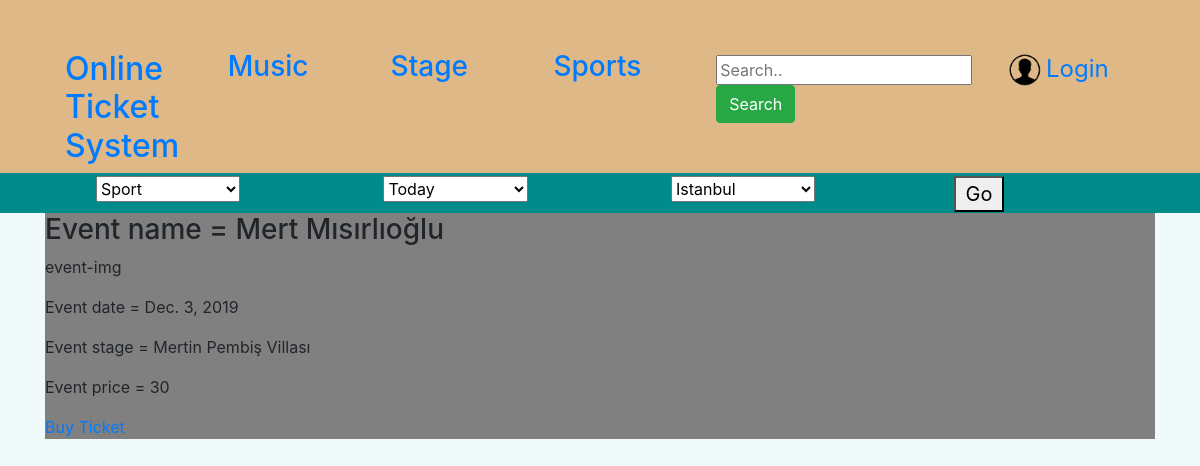
Screenshot of /event/3/preview with the database file from the repository.
### website/models.py (models this page shows, shortened)
class Event(models.Model):
    TYPE = (
        ('C', 'Concert'),
        ('T', 'Theatre'),
        ('S', 'Sports')
    )
    name = models.CharField(max_length=50)
    stage = models.ForeignKey(Stage, on_delete=models.CASCADE)
    owner = models.ForeignKey(UserProfile, on_delete=models.CASCADE, null=True)
    date = models.DateField()
    quota = models.IntegerField()
    price = models.IntegerField()
    type = models.CharField(max_length=1, choices=TYPE)
    isAvailable = models.BooleanField(default=False)
    isAccepted = models.BooleanField(default=False)
    rules = models.CharField(max_length=500)
    img = models.URLField(null=True, blank=True)
    def get_buy_ticket_url(self):
        return f"/event/{self.pk}/buy"

class Stage(models.Model):
    place = models.CharField(max_length=100)
    address = models.CharField(max_length=200)
    quota = models.IntegerField()
    def __str__(self):
        return '' + self.place

### website/views.py (the view)
# urls.py: path('event/<int:pk>/preview', views.event_preview, name='event_preview'),
def event_preview(request, pk):
    event = get_object_or_404(Event, pk=pk)
    context = {"event": event}
    return render(request, 'event/event_review.html', context)

### templates/event/event_review.html (shortened to what this page needs)
{%  extends 'base.html' %}
    {% block head %}
        {% load static %}
        <link rel="stylesheet" type="text/css" href="{% static "css/home.css" %}">
    {% endblock %}
{% block content %}
        <div id="event-review">
            <div class="event-name">
                <h3>Event name =  {{ event.name }}</h3>
            </div>
            <div id="event-info">
                <div id="event-img">
                     <p>event-img</p>
                </div>
                <div id="event-date">
                    <p>Event date =  {{ event.date }}</p>
                </div>
                 <div id="event-place">
                     <p>Event stage =  {{ event.stage }}</p>
                 </div>
                <div id="event-price">
                    <p>Event price =  {{ event.price }}</p>
                </div>
                <div id="event-buy-ticket">
                     <p><a href={{ event.get_buy_ticket_url }}>Buy Ticket</a></p>
                </div>
            </div>
        </div>
{% endblock %}

### website/static/css/home.css (style rules this page uses)
body { background-color: #F1FAFB; width: 100%; }

### rows the page displays
Event: name "Mert Mısırlıoğlu", date "Dec. 3, 2019", stage "Mertin Pembiş Villası", price "30"
